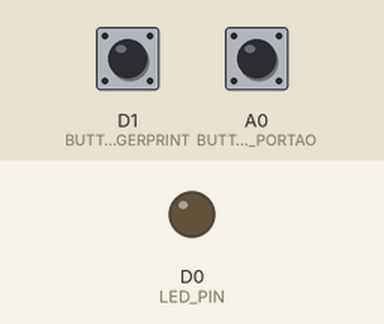
Recording of a sketch running on a simulated ESP8266 (NodeMCU). On the bench: output pins drawn as LEDs (lit = HIGH). The inputs (shaded band) are chosen by the test bench; at power-on: D1 (BUTTON_PIN_FINGERPRINT) HIGH, A0 (BUTTON_PIN_ABRE_PORTAO) HIGH.

Above: at 1.2 s.
1.3 s: D1 (BUTTON_PIN_FINGERPRINT) pulled LOW for 0.15 s
At 1.38 s:
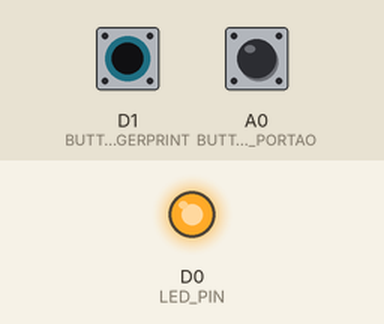
2.9 s: D1 (BUTTON_PIN_FINGERPRINT) pulled LOW for 3.2 s
At 6.4 s:
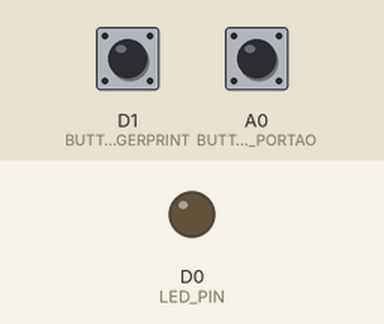
7.6 s: A0 (BUTTON_PIN_ABRE_PORTAO) pulled LOW for 3.2 s
At 8.7 s:
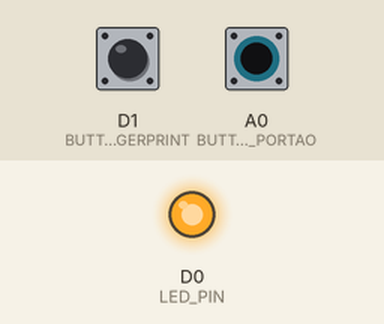
Timing chart, 0 to 12.3 s (numbered marks = the images above; inputs shaded):
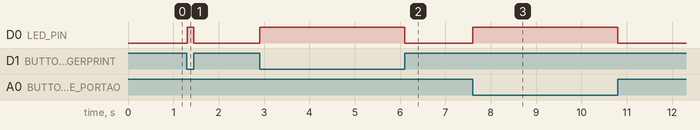

The sketch:

NODEMCU-PORTAO-V1.ino
```cpp
#include <Bounce2.h>

#define BUTTON_PIN_FINGERPRINT D1 //D4
#define BUTTON_PIN_ABRE_PORTAO 17 //D5


#define LED_PIN D0

// Instantiate a Bounce object
Bounce debouncer1 = Bounce();

// Instantiate another Bounce object
Bounce debouncer2 = Bounce();

void setup() {

  // Setup the first button with an internal pull-up :
  pinMode(BUTTON_PIN_FINGERPRINT,INPUT_PULLUP);
  // After setting up the button, setup the Bounce instance :
  debouncer1.attach(BUTTON_PIN_FINGERPRINT);
  debouncer1.interval(5); // interval in ms

   // Setup the second button with an internal pull-up :
  pinMode(BUTTON_PIN_ABRE_PORTAO,INPUT_PULLUP);
  // After setting up the button, setup the Bounce instance :
  debouncer2.attach(BUTTON_PIN_ABRE_PORTAO);
  debouncer2.interval(5); // interval in ms


  //Setup the LED :
  pinMode(LED_PIN,OUTPUT);

}

void loop() {
  // Update the Bounce instances :
  debouncer1.update();
  debouncer2.update();

  // Get the updated value :
  int value1 = debouncer1.read();
  int value2 = debouncer2.read();

  // Turn on the LED if either button is pressed :
  if ( value1 == LOW || value2 == LOW ) {
    digitalWrite(LED_PIN, HIGH );
  }
  else {
    digitalWrite(LED_PIN, LOW );
  }

}
```

Measured:
- after the input at 1.3 s, D0 (LED_PIN): LOW → HIGH at once, → LOW 0.15 s later
- after the input at 2.9 s, D0 (LED_PIN): LOW → HIGH at once, → LOW 3.2 s later
- after the input at 7.6 s, D0 (LED_PIN): LOW → HIGH at once, → LOW 3.2 s later
